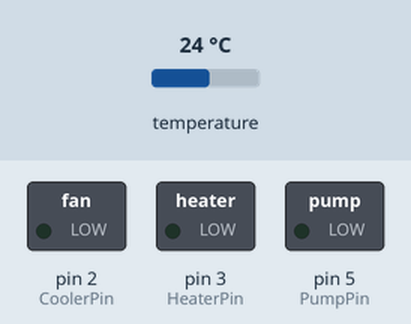
Recording of a sketch running on a simulated Arduino Uno, built with avr-gcc and run on an emulated ATmega328P. Shown: switched loads named in the sketch (green lamp = pin HIGH). Inputs (shaded band) come from the test bench; at power-on: temperature 24 °C.

Above: at 3.3 s.
3.4 s: temperature set to 27.7 °C
9.0 s: temperature set to 28.9 °C
At 11.8 s:
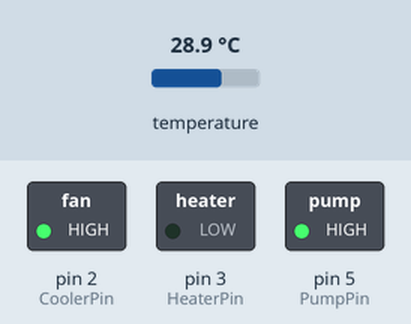
12.8 s: temperature set to 26.6 °C
18.5 s: temperature set to 26.1 °C
At 24.1 s:
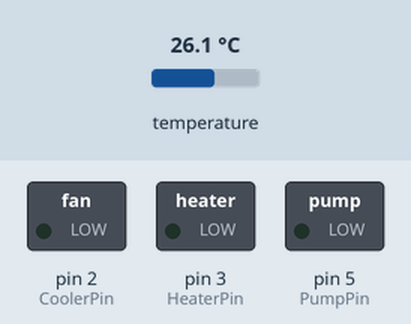
24.2 s: temperature set to 27.5 °C
At 26.7 s:
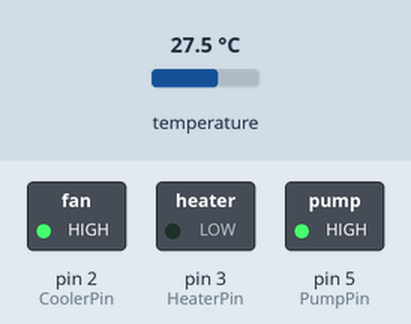
Timing chart, 0 to 27.9 s (numbered marks = the images above; inputs shaded):
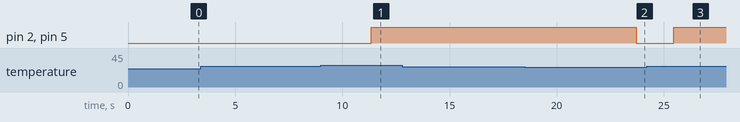

The sketch:

thermo.ino
```cpp
#include <OneWire.h>
#include <DallasTemperature.h>
#include <Smoothed.h>

#define ONE_WIRE_BUS 4

OneWire oneWire(ONE_WIRE_BUS);
DallasTemperature sensors(&oneWire);
Smoothed <float> mySensor;

// Global Variables
bool heater = false;
bool pump = false;
bool cooler = false;

const int PumpPin = 5;
const int CoolerPin = 2;
const int HeaterPin = 3;
//const int RunningPin = 6;

void setup(void)
{
  pinMode(PumpPin, OUTPUT);
  pinMode(CoolerPin, OUTPUT);
  pinMode(HeaterPin, OUTPUT);
  //pinMode(RunningPin, INPUT);
  digitalWrite(PumpPin, LOW);
  digitalWrite(CoolerPin, LOW);
  digitalWrite(HeaterPin, LOW);
  Serial.begin(9600);
  mySensor.begin(SMOOTHED_AVERAGE, 150);
  mySensor.clear();
}


void loop(void)
{
  // BEGINNING OF LOGIC STAGE
  sensors.requestTemperatures();
  mySensor.add(sensors.getTempFByIndex(0));

  //Serial.print("Temp: ");
  //Serial.print(mySensor.get());
  //Serial.print("\n");

  // If the temp is low
  if (mySensor.get() <= 55)
  {
      //Serial.print("Temp is LOW\n");
      heater = true;
      pump = true;
      cooler = false;
  }
  else if (mySensor.get() > 55 && mySensor.get() < 80)
  {
    heater = false;
    cooler = false;
    pump = false;
  }
  else if (mySensor.get() >= 80)
  {
    //Serial.print("Temp is HIGH\n");
    cooler = true;
    pump = true;
    heater = false;
  }
  else
  {
    Serial.print("Temp Reading Error\n");
  }

/*
  if (digitalRead(RunningPin) == HIGH)
  {
    //Serial.print("RunningPin is HIGH\n");
    pump = true;
  }
*/
// END OF LOGIC STAGE


// BEGINNING OF CONTROL STAGE
  if (heater == true)
  {
    // Turn Heater ON if OFF
    if (digitalRead(HeaterPin) == LOW )
    {
      digitalWrite(HeaterPin, HIGH);
      //Serial.print("Heater ON\n");
    }
  }
  else if (heater == false)
  {
    if (digitalRead(HeaterPin) == HIGH )
    {
      digitalWrite(HeaterPin, LOW);
      //Serial.print("Heater OFF\n");
    }
  }

  if (pump == true)
  {
    if (digitalRead(PumpPin) == LOW )
      {
        digitalWrite(PumpPin, HIGH);
        //Serial.print("Pump ON\n");
      }
  }
  else if (pump == false)
  {
    if (digitalRead(PumpPin) == HIGH )
      {
        digitalWrite(PumpPin, LOW);
        //Serial.print("Pump OFF\n");
      }
  }

  if (cooler == true)
  {
    if (digitalRead(CoolerPin) == LOW )
      {
        digitalWrite(CoolerPin, HIGH);
        //Serial.print("Cooler ON\n");
      }
  }
  else if (cooler == false)
  {
    if (digitalRead(CoolerPin) == HIGH )
    {
      digitalWrite(CoolerPin, LOW);
      //Serial.print("Cooler OFF\n");
    }
  }

  // END OF CONTROL STAGE

  delay(1000);
}
```

Measured:
- the behaviour switches between 28.4 and 28.5 °C on temperature (found by bisection; images 0 and 1)
- the behaviour switches between 26.2 and 26.1 °C on temperature (found by bisection; images 1 and 2)
- the behaviour switches between 26.7 and 26.8 °C on temperature (found by bisection; images 2 and 3)
- after the input at 3.4 s, every drawn part: stays the same
- after the input at 9.0 s, pin 2 (CoolerPin), pin 5 (PumpPin): LOW → HIGH after 2.4 s
- after the input at 12.8 s, every drawn part: stays the same
- after the input at 18.5 s, pin 2 (CoolerPin), pin 5 (PumpPin): HIGH → LOW after 5.2 s
- after the input at 24.2 s, pin 2 (CoolerPin), pin 5 (PumpPin): LOW → HIGH after 1.3 s
